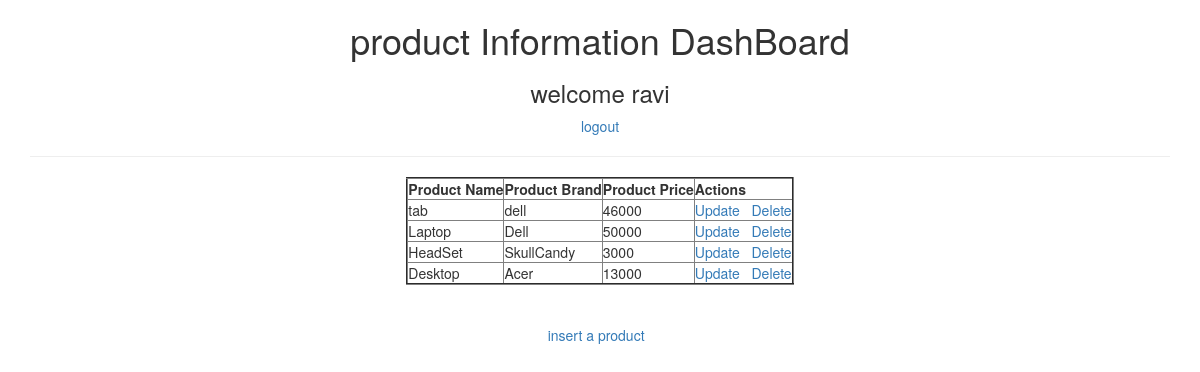
The app's page / (signed in), older data.
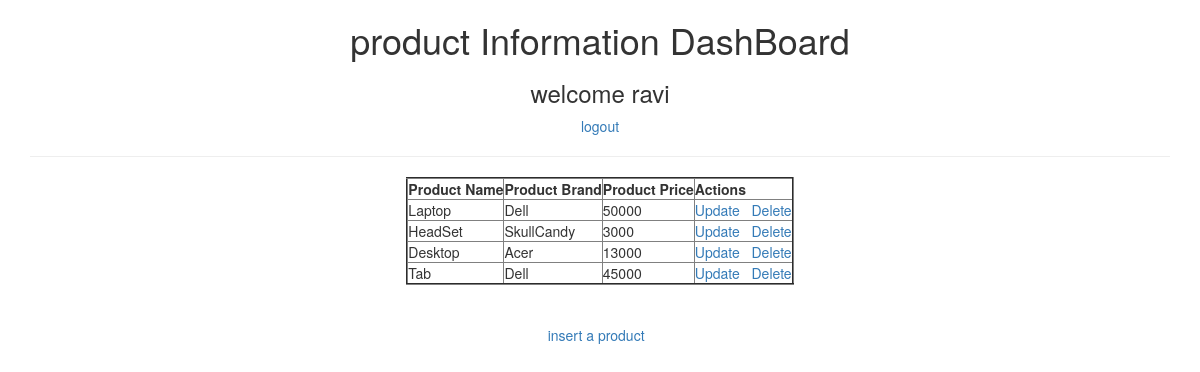
The same page, newer data.
### testApp/models.py (models this page shows)
class Product(models.Model):
    productname = models.CharField(max_length=20)
    brand = models.CharField(max_length=20)
    price = models.IntegerField()
    created_at=models.DateTimeField(auto_now_add=True)

### testApp/views.py (the view)
# urls.py: path('', views.retrieve_view,name='retrive_view'),
@login_required()
def retrieve_view(request):
    products = Product.objects.all()
    messages.success(request, 'now you can add')
    return render(request, 'testApp/index.html', {'products': products})

### templates/testApp/index.html
<!DOCTYPE html>
{%extends 'testApp/base.html'%}
      {%block body_block%}
        <h1>product Information DashBoard</h1>
            {% if request.user.is_authenticated %}
                    <h3>welcome {{request.user}}</h3>
                <a href="{% url 'logoutview' %}"> logout</a>
            {% endif %}
<hr>
        <table border='2'>
          <thead>
            <th>Product Name</th>
            <th>Product Brand</th>
            <th>Product Price</th>
            <th>Actions</th>
          </thead>
          {% for product in products %}
          <tr>
            <td>{{product.productname}}</td>
            <td>{{product.brand}}</td>
            <td>{{product.price}}</td>
            <td></a> <a href="{% url 'update' product.id  %}">Update &nbsp</a> <a href="{% url 'delete' product.id  %}">Delete</a> </td>
          </tr>
          {%endfor%}
        </table><br><br>
        <a href="{% url 'create' %}">insert a product &nbsp
      {%endblock %}

### templates/testApp/base.html (shortened to what this page needs)
<!DOCTYPE html>
<html lang="en" dir="ltr">
  <head>
<link rel="stylesheet" href="https://maxcdn.bootstrapcdn.com/bootstrap/3.3.7/css/bootstrap.min.css">
  </head>
  <body>
   <div class="container" align='center'>
     {%block body_block%}
     {%endblock %}
   </div>
  </body>
</html>

Row changes from the older to the newer data that the page shows:
removed Product: productname "tab", brand "dell", price "46000"
added Product: productname "Tab", brand "Dell", price "45000"
